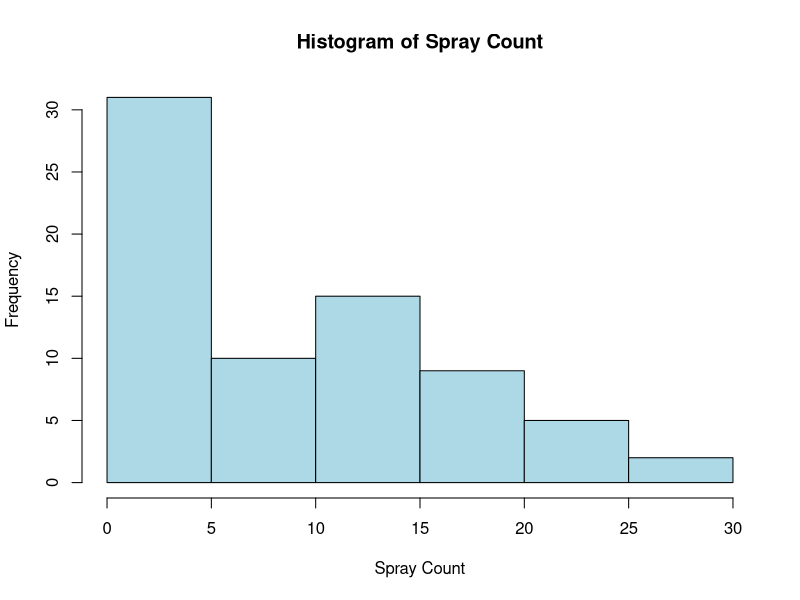

The R script that drew this image:
################# (1)
# 5.2a
(dframe <- data.frame(person = c("Stan","Francine","Steve","Roger","Haley",
                                "Klaus"), 
                      sex = factor(c("M","F","M","M","F","M")), 
                      funny = factor(c("High","Med","Low","High","Med","Med"))))
# 5.2b
agecolumn <- data.frame(age = c(41,41,15,1600,21,60))
(dframe <- cbind(dframe,agecolumn))

# 5.2c
(dframe <- dframe[c(1,4,2,3)])

################# (2)
# 13.3b(i)
IQR(quakes$depth)

# 13.3b(ii)
summary(quakes$mag[quakes$depth > 400])

# 14.1a
hist(InsectSprays$count, xlab = "Spray Count", 
     main = "Histogram of Spray Count", col = "lightblue")

################# (3)
# 15.1a
# Draw ace probability from deck
(ace <- (4/52))
# Draw 4 of spades probability from deck
(Fourofspades <- (1/52))

# 15.2a
# i. realization of a random variable
# ii. random variable
# iii. random variable
# iv.  random variable
# v. realization of a random variable
# vi. random variable

# 15.2b(i)
(s4 <- 1 - (0.10 + 0.13 + 0.21 + 0.15))

# 15.2b(ii)
(prob <- c(0.10, 0.13, 0.21, s4, 0.15))
cumsum(prob)

# 15.2b(iii)
x <- c(1, 2, 3, 4, 5)
(mean <- sum(x*prob))
